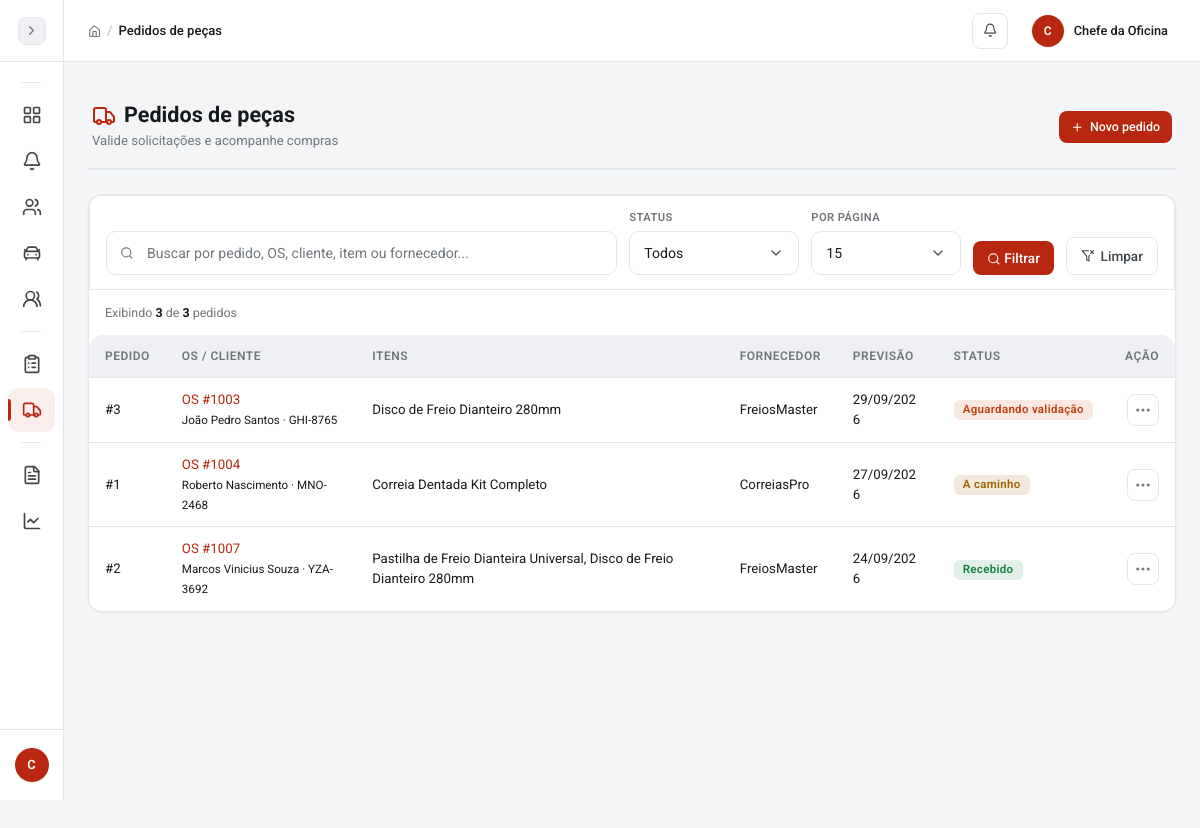
The app's page /pages/pedidos_pecas/listar.php (signed in) with its own data.
### tables this page shows
CREATE TABLE pedidos_pecas (
  id INT AUTO_INCREMENT PRIMARY KEY,
  os_id INT NOT NULL,
  fornecedor VARCHAR(120),
  status ENUM('solicitado','validado','pedido','a_caminho','recebido','cancelado') DEFAULT 'solicitado',
  previsao_entrega DATE NULL,
  observacoes TEXT,
  criado_por INT NOT NULL,
  recebido_por INT NULL,
  criado_em TIMESTAMP DEFAULT CURRENT_TIMESTAMP,
  recebido_em DATETIME NULL,
  FOREIGN KEY (os_id) REFERENCES ordens_servico(id),
  FOREIGN KEY (criado_por) REFERENCES usuarios(id),
  FOREIGN KEY (recebido_por) REFERENCES usuarios(id) ON DELETE SET NULL
);

CREATE TABLE ordens_servico (
  id INT AUTO_INCREMENT PRIMARY KEY,
  numero INT NOT NULL UNIQUE,
  cliente_id INT NOT NULL,
  veiculo_id INT NULL,
  status ENUM('recebida','em_analise','aguardando_aprovacao','aguardando_peca','em_execucao','pronta_para_entrega','entregue','cancelada') NOT NULL DEFAULT 'recebida',
  prioridade ENUM('baixa','normal','alta','urgente') NOT NULL DEFAULT 'normal',
  queixa_inicial TEXT NOT NULL,
  diagnostico TEXT,
  observacoes_internas TEXT,
  responsavel_chefe_id INT NULL,
  criado_por INT NOT NULL,
  data_entrada DATETIME NOT NULL DEFAULT CURRENT_TIMESTAMP,
  data_conclusao DATETIME NULL,
  data_atualizacao TIMESTAMP NOT NULL DEFAULT CURRENT_TIMESTAMP ON UPDATE CURRENT_TIMESTAMP,
  FOREIGN KEY (cliente_id) REFERENCES clientes(id),
  FOREIGN KEY (veiculo_id) REFERENCES veiculos(id) ON DELETE SET NULL,
  FOREIGN KEY (responsavel_chefe_id) REFERENCES usuarios(id) ON DELETE SET NULL,
  FOREIGN KEY (criado_por) REFERENCES usuarios(id)
);

CREATE TABLE clientes (
  id INT AUTO_INCREMENT PRIMARY KEY,
  nome VARCHAR(120) NOT NULL,
  cpf VARCHAR(14) UNIQUE,
  telefone VARCHAR(20),
  email VARCHAR(120),
  endereco VARCHAR(255),
  cidade VARCHAR(80),
  observacoes TEXT,
  ativo TINYINT(1) NOT NULL DEFAULT 1,
  data_cadastro TIMESTAMP DEFAULT CURRENT_TIMESTAMP,
  data_atualizacao TIMESTAMP DEFAULT CURRENT_TIMESTAMP ON UPDATE CURRENT_TIMESTAMP
);

CREATE TABLE veiculos (
  id INT AUTO_INCREMENT PRIMARY KEY,
  cliente_id INT NOT NULL,
  placa VARCHAR(10) UNIQUE,
  marca VARCHAR(50),
  modelo VARCHAR(60),
  ano YEAR,
  cor VARCHAR(30),
  km_atual INT DEFAULT 0,
  chassi VARCHAR(30),
  marca_id INT NULL,
  modelo_base_id INT NULL,
  modelo_id INT NULL,
  fipe_versao VARCHAR(150) NULL,
  valor_fipe DECIMAL(10,2) NULL,
  fipe_mes_referencia VARCHAR(20) NULL,
  FOREIGN KEY (cliente_id) REFERENCES clientes(id) ON DELETE CASCADE,
  FOREIGN KEY (marca_id) REFERENCES fipe_marcas(id) ON DELETE SET NULL,
  FOREIGN KEY (modelo_base_id) REFERENCES fipe_modelos_base(id) ON DELETE SET NULL,
  FOREIGN KEY (modelo_id) REFERENCES fipe_modelos(id) ON DELETE SET NULL
);

### config/conexao.php (called while the page is built, shortened)
<?php
function limpar($dado) {
    return trim((string) $dado);
}
function esc($dado) {
    return htmlspecialchars((string) $dado, ENT_QUOTES, 'UTF-8');
}
?>

### includes/sessao.php (called while the page is built, shortened)
<?php
function tem_papel($papeis) {
    return isset($_SESSION['usuario_tipo']) && in_array($_SESSION['usuario_tipo'], (array) $papeis, true);
}
?>

### pages/pedidos_pecas/listar.php (the view, shortened to what this page needs)
<?php
require_once __DIR__ . '/../../includes/sessao.php';
require_once __DIR__ . '/../../config/conexao.php';
require_once __DIR__ . '/../../includes/paginacao.php';
$status_nomes = ['solicitado' => 'Aguardando validação', 'validado' => 'Validado', 'pedido' => 'Pedido realizado', 'a_caminho' => 'A caminho', 'recebido' => 'Recebido', 'cancelado' => 'Cancelado'];
$from = 'FROM pedidos_pecas p
    JOIN ordens_servico os ON os.id = p.os_id
    JOIN clientes c ON c.id = os.cliente_id
    LEFT JOIN veiculos v ON v.id = os.veiculo_id';
$busca = limpar($_GET['busca'] ?? '');
$status = $_GET['status'] ?? '';
$condicoes = [];
$params = [];
$where = $condicoes ? 'WHERE ' . implode(' AND ', $condicoes) : '';
$por_pagina = por_pagina_atual();
$pagina = pagina_atual();
$st = $conn->prepare("SELECT COUNT(*) $from $where");
$st->execute($params);
$total = (int) $st->fetchColumn();
[$pagina, $offset, $total_paginas] = paginacao_calcular($total, $por_pagina, $pagina);
$st = $conn->prepare("SELECT p.id, p.os_id, p.status, p.fornecedor, p.previsao_entrega, p.criado_em, os.numero, c.nome AS cliente, v.modelo, v.placa, GROUP_CONCAT(pi.descricao SEPARATOR ', ') AS itens
    $from
    LEFT JOIN pedido_pecas_itens pi ON pi.pedido_id = p.id
    $where
    GROUP BY p.id
    ORDER BY p.criado_em DESC
    LIMIT :limite OFFSET :offset");
$st->bindValue(':limite', $por_pagina, PDO::PARAM_INT);
$st->bindValue(':offset', $offset, PDO::PARAM_INT);
$st->execute();
$pedidos = $st->fetchAll();
$tem_filtro = $busca !== '' || $status !== '';
require_once __DIR__ . '/../../includes/header.php';
?>
<div class="page-header"><div><h1><i data-lucide="truck" class="text-primary me-2"></i>Pedidos de peças</h1><span class="page-subtitle"><?php echo $_SESSION['usuario_tipo'] === 'mecanico' ? 'Solicitações das suas ordens de serviço' : 'Valide solicitações e acompanhe compras'; ?></span></div><?php if ($_SESSION['usuario_tipo'] !== 'mecanico'): ?><a href="cadastrar.php" class="btn btn-primary btn-icon"> <i data-lucide="plus"></i>Novo pedido</a><?php endif; ?></div>
<div class="card"><div class="card-body p-0">
    <form class="filter-bar mb-0 rounded-bottom-0" method="get" action="listar.php">
        <div class="filter-search">
            <i data-lucide="search" class="search-icon"></i>
            <input type="text" class="form-control" name="busca" value="<?php echo esc($busca); ?>" placeholder="Buscar por pedido, OS, cliente, item ou fornecedor...">
        </div>
        <div class="filter-group">
            <label for="filtroStatusPedido">Status</label>
            <select class="form-select" id="filtroStatusPedido" name="status" onchange="this.form.submit()">
                <option value="">Todos</option>
            </select>
        </div>
        <div class="filter-group">
            <label for="filtroPorPagina">Por página</label>
            <select class="form-select" id="filtroPorPagina" name="por_pagina" onchange="this.form.submit()">
                <?php echo opcoes_por_pagina($por_pagina); ?>
            </select>
        </div>
        <button class="btn btn-primary" type="submit"><i data-lucide="search"></i> Filtrar</button>
        <a class="btn btn-outline-secondary btn-reset-filters" href="listar.php"><i data-lucide="filter-x"></i> Limpar</a>
    </form>
    <div class="px-3 pt-3 filter-results-info">
        <span>Exibindo <strong><?php echo count($pedidos); ?></strong> de <strong><?php echo $total; ?></strong> pedidos<?php echo $tem_filtro ? ' (filtrados)' : ''; ?></span>
    </div>
    <div class="table-responsive"><table class="table table-hover align-middle mb-0 responsive-card"><thead><tr><th>Pedido</th><th>OS / Cliente</th><th>Itens</th><th>Fornecedor</th><th>Previsão</th><th>Status</th><th>Ação</th></tr></thead><tbody>
    <?php foreach ($pedidos as $pedido): ?><tr><td data-label="Pedido">#<?php echo (int) $pedido['id']; ?></td><td data-label="OS / Cliente"><a href="../ordens_servico/detalhes.php?id=<?php echo (int) $pedido['os_id']; ?>">OS #<?php echo str_pad((int) $pedido['numero'], 4, '0', STR_PAD_LEFT); ?></a><?php if (tem_papel(['admin', 'secretaria', 'mecanico_chefe'])): ?><br><small><?php echo esc($pedido['cliente']); ?> · <?php echo esc($pedido['placa'] ?: $pedido['modelo'] ?: 'Sem veículo'); ?></small><?php endif; ?></td><td data-label="Itens"><?php echo esc($pedido['itens'] ?: '-'); ?></td><td data-label="Fornecedor"><?php echo tem_papel(['admin', 'secretaria', 'mecanico_chefe']) ? esc($pedido['fornecedor'] ?: '-') : 'Restrito'; ?></td><td data-label="Previsão"><?php echo $pedido['previsao_entrega'] ? date('d/m/Y', strtotime($pedido['previsao_entrega'])) : '-'; ?></td><td data-label="Status"><span class="badge badge-status-<?php echo esc($pedido['status']); ?>"><?php echo esc($status_nomes[$pedido['status']] ?? $pedido['status']); ?></span></td><td data-label="Ação" class="actions-cell"><div class="dropdown table-dropdown"><button class="table-dropdown-btn" type="button" data-bs-toggle="dropdown" aria-expanded="false" aria-label="Ações do pedido"><i data-lucide="more-horizontal"></i></button><div class="dropdown-menu dropdown-menu-end table-dropdown-menu"><h6 class="dropdown-header">Ações do pedido</h6><?php if (tem_papel(['admin', 'secretaria', 'mecanico_chefe'])): ?><a class="dropdown-item" href="editar.php?id=<?php echo (int) $pedido['id']; ?>"><i data-lucide="pencil"></i> Atualizar pedido</a><?php else: ?><span class="dropdown-item-text text-muted"><i data-lucide="eye"></i> Acompanhar</span><?php endif; ?></div></div></td></tr><?php endforeach; ?>
    </tbody></table></div>
</div></div>
<?php require_once __DIR__ . '/../../includes/footer.php'; ?>

### includes/header.php (style rules this page uses)
html.js body { opacity:0;transition:opacity .25s ease }

### records on screen
pedidos_pecas: id "3", os.numero "1003", clientes.nome "João Pedro Santos", veiculos.placa "GHI-8765", itens "Disco de Freio Dianteiro 280mm", fornecedor "FreiosMaster", previsao_entrega "29/09/2026", status "Aguardando validação"
pedidos_pecas: id "1", os.numero "1004", clientes.nome "Roberto Nascimento", veiculos.placa "MNO-2468", itens "Correia Dentada Kit Completo", fornecedor "CorreiasPro", previsao_entrega "27/09/2026", status "A caminho"
pedidos_pecas: id "2", os.numero "1007", clientes.nome "Marcos Vinicius Souza", veiculos.placa "YZA-3692", itens "Pastilha de Freio Dianteira Universal, Disco de Freio Dianteiro 280mm", fornecedor "FreiosMaster", previsao_entrega "24/09/2026", status "Recebido"

### other values on screen
substr($nome_usuario, 0, 1) "C"
$titulo_pagina "Pedidos de peças"
substr($_SESSION['usuario_nome'] ?? 'U', 0, 1) "C"
$_SESSION['usuario_nome'] "Chefe da Oficina"
count($pedidos) "3"
$total "3"
form field por_pagina "15"
